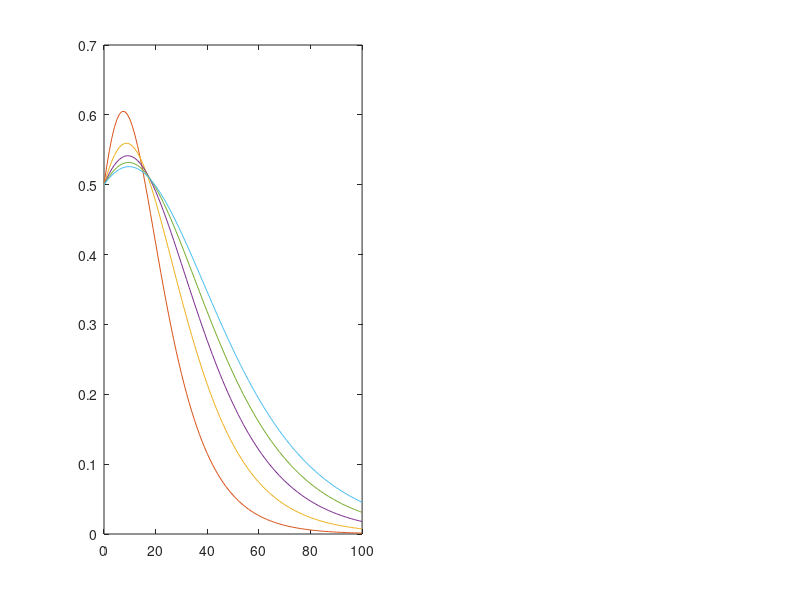

The MATLAB source for this figure: (Note: this script raises an error after producing the figure.)
% Explicit method
Tfinal = 10;
N = 100; % number of timesteps to take
h = Tfinal/N; % timestep
k0 = 0;kstep=1;kend=5;

subplot(1,2,1);

U0 = 0.5;
for k = k0:kstep:kend

    Tn = 0;
    U = zeros(1,N);
    steps = (0:N);

    U(1) = U0;

    for n=1:N
        Un = U(n);
        U(n+1) = Un + h * Un*(1-Un-Tn)/k;
        Tn = Tn + h * (Un + U(n+1))/2;
    end

    plot(steps,U);
    hold on;
end

title('Explicit solution with composite trapezoidal, U0 = ' + string(U0))
K = k0:kstep:kend;
legendStrings = "k = " + string(K);
legend(legendStrings)

subplot(1,2,2);
U0 = 1.5;
for k = k0:kstep:kend

    Tn = 0;
    U = zeros(1,N);
    steps = (0:N);

    U(1) = U0;

    for n=1:N
        Un = U(n);
        U(n+1) = Un + h * Un*(1-Un-Tn)/k;
        Tn = Tn + h * (Un + U(n+1))/2;
    end

    plot(steps,U);
    hold on;
end

title('Explicit solution with composite trapezoidal, U0 = ' + string(U0))
K = k0:kstep:kend;
legendStrings = "k = " + string(K);
legend(legendStrings)

saveas(gcf,'explicit_ali.jpeg')
